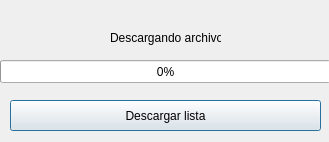
<?xml version="1.0" encoding="UTF-8"?>
<ui version="4.0">
 <class>Descarga_Listas</class>
 <widget class="QDialog" name="Descarga_Listas">
  <property name="geometry">
   <rect>
    <x>0</x>
    <y>0</y>
    <width>329</width>
    <height>142</height>
   </rect>
  </property>
  <property name="windowTitle">
   <string>Descargando</string>
  </property>
  <widget class="QLabel" name="Label_descarga_list">
   <property name="geometry">
    <rect>
     <x>110</x>
     <y>30</y>
     <width>111</width>
     <height>16</height>
    </rect>
   </property>
   <property name="text">
    <string>Descargando archivo...</string>
   </property>
  </widget>
  <widget class="QProgressBar" name="progressBar">
   <property name="geometry">
    <rect>
     <x>0</x>
     <y>60</y>
     <width>331</width>
     <height>23</height>
    </rect>
   </property>
   <property name="value">
    <number>0</number>
   </property>
  </widget>
  <widget class="QPushButton" name="pushButton">
   <property name="geometry">
    <rect>
     <x>10</x>
     <y>100</y>
     <width>311</width>
     <height>31</height>
    </rect>
   </property>
   <property name="text">
    <string>Descargar lista</string>
   </property>
  </widget>
 </widget>
 <resources/>
 <connections/>
</ui>
